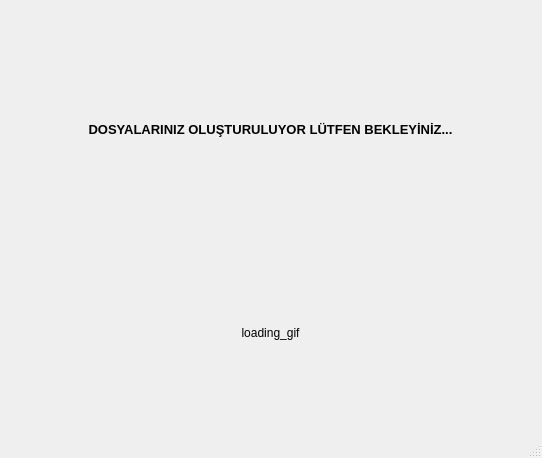
<?xml version="1.0" encoding="UTF-8"?>
<ui version="4.0">
 <class>MainWindow</class>
 <widget class="QMainWindow" name="MainWindow">
  <property name="geometry">
   <rect>
    <x>0</x>
    <y>0</y>
    <width>542</width>
    <height>458</height>
   </rect>
  </property>
  <property name="windowTitle">
   <string>MainWindow</string>
  </property>
  <widget class="QWidget" name="centralwidget">
   <widget class="QWidget" name="verticalLayoutWidget">
    <property name="geometry">
     <rect>
      <x>0</x>
      <y>30</y>
      <width>541</width>
      <height>401</height>
     </rect>
    </property>
    <layout class="QVBoxLayout" name="verticalLayout">
     <item>
      <widget class="QLabel" name="label">
       <property name="font">
        <font>
         <pointsize>10</pointsize>
         <weight>75</weight>
         <bold>true</bold>
        </font>
       </property>
       <property name="text">
        <string>DOSYALARINIZ OLUŞTURULUYOR LÜTFEN BEKLEYİNİZ...</string>
       </property>
       <property name="alignment">
        <set>Qt::AlignCenter</set>
       </property>
      </widget>
     </item>
     <item>
      <widget class="QLabel" name="label_2">
       <property name="text">
        <string>loading_gif</string>
       </property>
       <property name="alignment">
        <set>Qt::AlignCenter</set>
       </property>
      </widget>
     </item>
    </layout>
   </widget>
  </widget>
  <widget class="QStatusBar" name="statusbar"/>
 </widget>
 <resources/>
 <connections/>
</ui>
